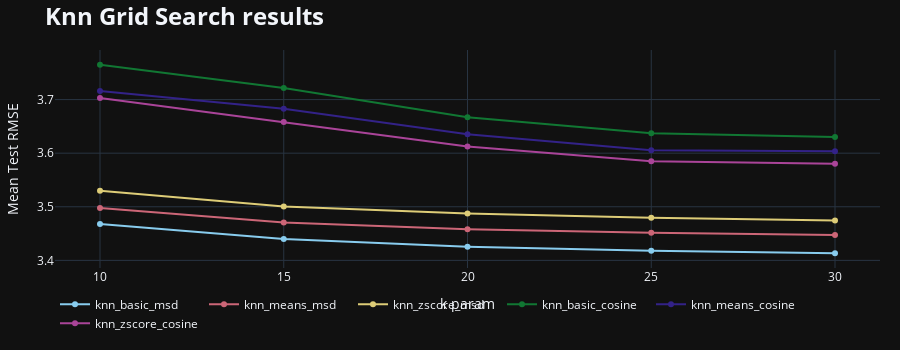

Notebook code for this chart:
### Markdown cell above
After Grid Search, it is evident that models that use MSD, Mean Squared Difference similarity between all pairs of items, as similarity measure perform better than models using Cosine similarity. Increasing k parameter also seems to improve model performance.

### Code cell
knnbasic_res_df = pd.DataFrame(knnbasic_gs.cv_results)
knnbasic_res_df['sim'] = knnbasic_res_df['param_sim_options'].str['name']
knnbasic_res_df['algo'] = 'knn_basic'

knnmeans_res_df = pd.DataFrame(knnmeans_gs.cv_results)
knnmeans_res_df['sim'] = knnmeans_res_df['param_sim_options'].str['name']
knnmeans_res_df['algo'] = 'knn_means'

knnz_res_df = pd.DataFrame(knnz_gs.cv_results)
knnz_res_df['sim'] = knnz_res_df['param_sim_options'].str['name']
knnz_res_df['algo'] = 'knn_zscore'

cv_res = pd.concat([knnbasic_res_df,knnmeans_res_df,knnz_res_df], axis=0)

colors =  px.colors.qualitative.Safe #px.colors.sequential.Burg[3:6] + px.colors.sequential.Mint[3:6]

fig = go.Figure()

tmp = cv_res[(cv_res['sim']=='msd')].copy()
for algo in cv_res['algo'].unique():
    fig.add_trace(go.Scatter(x = tmp[(tmp['algo'] == algo)]['param_k'], 
                             y = tmp[(tmp['algo'] == algo)]['mean_test_rmse'], 
                             name = algo + '_msd'))

tmp = cv_res[(cv_res['sim']=='cosine')].copy()
for algo in cv_res['algo'].unique():
    fig.add_trace(go.Scatter(x = tmp[(tmp['algo'] == algo)]['param_k'], 
                             y = tmp[(tmp['algo'] == algo)]['mean_test_rmse'], 
                             name = algo + '_cosine'))

fig.update_layout(title = '<b>Knn Grid Search results</b>',
                  title_font={'size':24},
                  xaxis_title = 'k param',
                  yaxis_title = 'Mean Test RMSE',
                  template='plotly_dark',
                  height=350,
                  margin = {'l':30,'r':20,'t':50,'b':50},
                 legend_orientation='h',
                 colorway = colors)
fig.show()

### Figure 1 — Plotly figure (JSON) as saved in the notebook; plotly's stock layout.template omitted (floating-point values rounded to 4 significant figures)
{"data": [{"name": "knn_basic_msd", "type": "scatter", "x": [10, 15, 20, 25, 30], "y": [3.468, 3.44, 3.425, 3.418, 3.413]}, {"name": "knn_means_msd", "type": "scatter", "x": [10, 15, 20, 25, 30], "y": [3.498, 3.471, 3.458, 3.452, 3.448]}, {"name": "knn_zscore_msd", "type": "scatter", "x": [10, 15, 20, 25, 30], "y": [3.53, 3.5, 3.487, 3.479, 3.474]}, {"name": "knn_basic_cosine", "type": "scatter", "x": [10, 15, 20, 25, 30], "y": [3.765, 3.722, 3.667, 3.637, 3.63]}, {"name": "knn_means_cosine", "type": "scatter", "x": [10, 15, 20, 25, 30], "y": [3.716, 3.683, 3.635, 3.605, 3.604]}, {"name": "knn_zscore_cosine", "type": "scatter", "x": [10, 15, 20, 25, 30], "y": [3.703, 3.658, 3.612, 3.585, 3.58]}], "layout": {"colorway": ["rgb(136, 204, 238)", "rgb(204, 102, 119)", "rgb(221, 204, 119)", "rgb(17, 119, 51)", "rgb(51, 34, 136)", "rgb(170, 68, 153)", "rgb(68, 170, 153)", "rgb(153, 153, 51)", "rgb(136, 34, 85)", "rgb(102, 17, 0)", "rgb(136, 136, 136)"], "height": 350, "legend": {"orientation": "h"}, "margin": {"b": 50, "l": 30, "r": 20, "t": 50}, "title": {"font": {"size": 24}, "text": "<b>Knn Grid Search results</b>"}, "xaxis": {"title": {"text": "k param"}}, "yaxis": {"title": {"text": "Mean Test RMSE"}}}}
